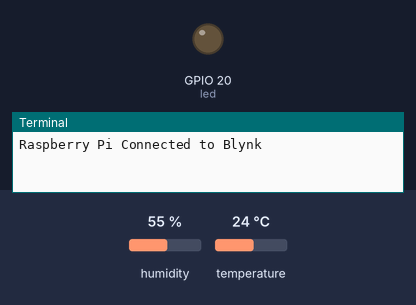
This program was run on a simulated Raspberry Pi (BCM pin numbers). Parts: output pins drawn as LEDs (lit = HIGH), the last lines printed to the terminal. Inputs (shaded band) come from the test bench; at power-on: humidity 55 %, temperature 24 °C. The clock reads 2024-03-15 10:24:30 at power-on unless the program sets it.

Above: at 1.2 s.
1.3 s: humidity set to 59 %
4.0 s: humidity set to 62 %
At 5.7 s:
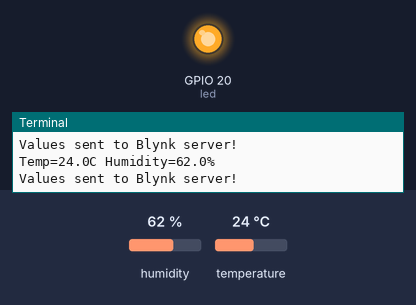
6.0 s: humidity set to 22 %
At 7.4 s:
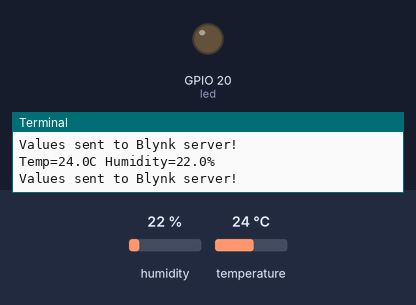
8.0 s: humidity set to 68 %
At 9.0 s:
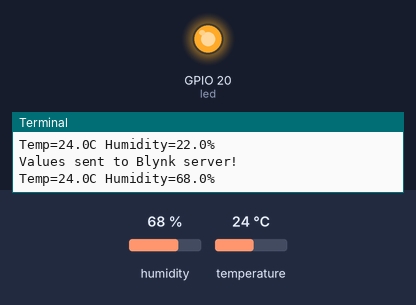
Timing chart, 0 to 11.0 s (numbered marks = the images above; inputs shaded):
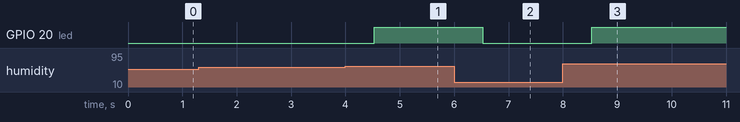

The program:

dht_blynk_with_mail.py
```python
import BlynkLib
import Adafruit_DHT
import time
from BlynkTimer import BlynkTimer
import RPi.GPIO as GPIO
import requests


# Set up GPIO
GPIO.setmode(GPIO.BCM)
GPIO.setwarnings(False)
led = 20
GPIO.setup(led, GPIO.OUT)

# Define Blynk credentials
BLYNK_AUTH_TOKEN = 'XO_bFfARi06kTAkbOC-u2g3kTMzWphEy'

# Set up DHT11 sensor
DHT_PIN = 4
DHT_SENSOR = Adafruit_DHT.DHT11

# Initialize Blynk
blynk = BlynkLib.Blynk(BLYNK_AUTH_TOKEN)
timer = BlynkTimer()

# Virtual Pin for notifications (configured in the Blynk app)
NOTIFICATION_VPIN = 2  # Replace with the virtual pin you assigned to the Notification widget

# Function to send a notification via Blynk


# Function to collect data from the sensor and send it to the Blynk server
def myData():
    humidity, temperature = Adafruit_DHT.read(DHT_SENSOR, DHT_PIN)
    if humidity is not None and temperature is not None:
        print(f"Temp={temperature:0.1f}C Humidity={humidity:0.1f}%")
        blynk.virtual_write(1, humidity)
        blynk.virtual_write(0, temperature)
        if humidity > 60:
            GPIO.output(led, GPIO.HIGH)
            # Send a notification via Blynk
            blynk.notify("Button was pressed!")
            time.sleep(1)
        else:
            GPIO.output(led, GPIO.LOW)
        print("Values sent to Blynk server!")
    else:
        print("Sensor failure. Check wiring.")

# Set the timer to call the myData function every 2 seconds
timer.set_interval(2, myData)

# Function to sync the data from virtual pins when connected
@blynk.on("connected")
def blynk_connected():
    print("Raspberry Pi Connected to Blynk")
    blynk.sync_virtual(0, 1)  # Sync virtual pins 0 and 1

# Main loop
while True:
    blynk.run()
    timer.run()  # Run the timer
```

BlynkTimer.py
```python
"""
    BlynkTimer
    blynk-library-python

    Module for launching timed Blynk actions
    with polling

"""

import time


class BlynkTimer:
    '''Executes functions after a defined period of time'''
    _MAX_TIMERS = 16

    def __init__(self):
        self.timers = []
        self.ids = self._get_unique_id()

    def _get_unique_id(self, current=0):
        '''yields unique id for new timer'''
        numId = current
        while numId < self._MAX_TIMERS:
            yield numId
            numId += 1

    def _add(self, func, **kwargs):
        '''Inits Timer'''
        timerId = next(self.ids)
        timer = Timer(timerId, func, **kwargs)
        self.timers.append(timer)
        return timer

    def _get(self, timerId):
        '''Gets timer by id'''
        timer = [t for t in self.timers if t.id == timerId]
        if len(timer) <= 0:
            return None
        return timer[0]

    def _delete(self, timerId):
        '''Deletes timer'''
        timer = self._get(timerId)
        timer.disable()
        self.timers = [t for t in self.timers if t.id != timerId]
        num_timers = self.get_num_timers()[0]
        self.ids = self._get_unique_id(current=num_timers)
        return timerId

    def get_num_timers(self):
        '''Returns number of used timer slots'''
        num_timers = len(self.timers)
        return (num_timers, self._MAX_TIMERS)

    def is_enabled(self, timerId):
        '''Returns true if timer is enabled'''
        timer = self._get(timerId)
        return timer.enabled

    def set_interval(self, value, func):
        '''Sets time interval for function'''
        timer = self._add(func)
        timer.set_interval(value)
        return timer.id

    def set_timeout(self, value, func):
        '''Runs function once after timeout'''
        timer = self._add(func, post_run=self._delete)
        timer.set_interval(value)
        return timer.id

    def enable(self, timerId):
        '''Enables timer'''
        timer = self._get(timerId)
        timer.enable()
        return timerId

    def disable(self, timerId):
        '''Disables timer'''
        timer = self._get(timerId)
        timer.disable()
        return timerId

    def run(self):
        '''Polls timers'''
        [t.run() for t in self.timers]


class Timer:
    '''Runs function after specific interval'''

    def __init__(self, id, func, **kwargs):
        self.id = id
        self.func = func
        self.interval = None
        self.start_time = None
        self.enabled = False
        self.on_post_run = kwargs.get('post_run', None)

    def _handle_post_run(self):
        '''handles post run events'''
        self.start_time += self.interval
        if self.on_post_run:
            return self.on_post_run(self.id)

    def enable(self):
        '''enables Timer'''
        self.enabled = True
        self.start_time = time.time()

    def disable(self):
        '''disables timer'''
        self.enabled = False
        self.start_time = None

    def set_interval(self, value):
        '''Sets Time Interval for calling function'''
        self.interval = value
        self.enable()

    def run(self):
        '''Runs function if interval has passed'''
        if not self.enabled:
            return
        now = time.time()
        if now - self.start_time > self.interval:
            self.func()
            self._handle_post_run()
```

Measured:
- the behaviour switches between 60 and 61 % on humidity (found by bisection; images 0 and 1)
- after the input at 4.0 s, GPIO 20 (led): LOW → HIGH after 0.53 s
- after the input at 6.0 s, GPIO 20 (led): HIGH → LOW after 0.53 s
- after the input at 8.0 s, GPIO 20 (led): LOW → HIGH after 0.53 s
